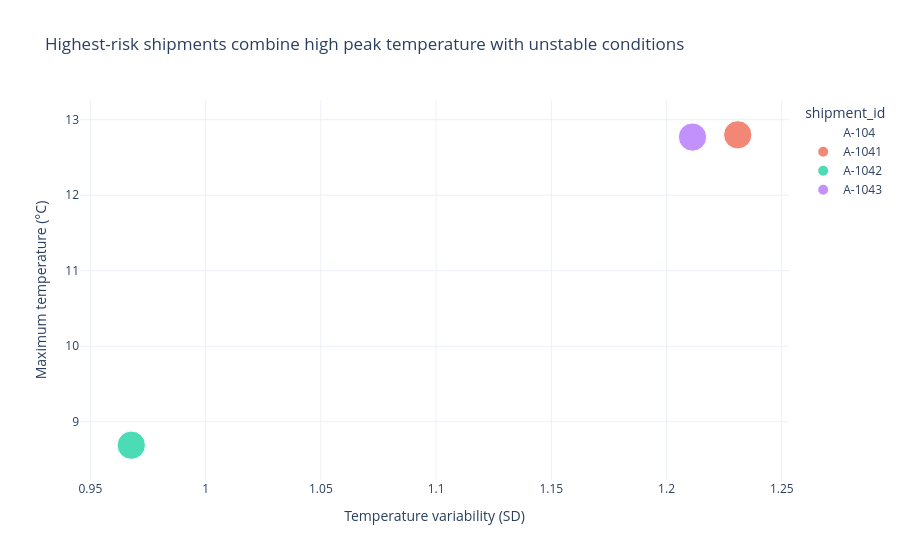

This figure's notebook cell:
### Markdown cell above
**Interpretation objective:** This relates variability, peak temperature, and alert frequency instead of using a single summary value.

### Code cell
fig = px.scatter(summary, x="temperature_variability_sd", y="max_temperature_c", size="alert_readings", color="shipment_id",
                 labels={"temperature_variability_sd":"Temperature variability (SD)", "max_temperature_c":"Maximum temperature (°C)"},
                 title="Highest-risk shipments combine high peak temperature with unstable conditions")
fig.update_layout(template="plotly_white")
fig.show()

### Figure 1 — Plotly figure (JSON) as saved in the notebook; plotly's stock layout.template omitted (floating-point values rounded to 4 significant figures)
{"data": [{"hovertemplate": "shipment_id=A-104<br>Temperature variability (SD)=%{x}<br>Maximum temperature (°C)=%{y}<br>alert_readings=%{marker.size}<extra></extra>", "legendgroup": "A-104", "marker": {"color": "#636efa", "size": [0], "sizemode": "area", "sizeref": 0.0125, "symbol": "circle"}, "mode": "markers", "name": "A-104", "orientation": "v", "showlegend": true, "type": "scatter", "x": [0.9734], "xaxis": "x", "y": [8.88], "yaxis": "y"}, {"hovertemplate": "shipment_id=A-1041<br>Temperature variability (SD)=%{x}<br>Maximum temperature (°C)=%{y}<br>alert_readings=%{marker.size}<extra></extra>", "legendgroup": "A-1041", "marker": {"color": "#EF553B", "size": [5], "sizemode": "area", "sizeref": 0.0125, "symbol": "circle"}, "mode": "markers", "name": "A-1041", "orientation": "v", "showlegend": true, "type": "scatter", "x": [1.231], "xaxis": "x", "y": [12.8], "yaxis": "y"}, {"hovertemplate": "shipment_id=A-1042<br>Temperature variability (SD)=%{x}<br>Maximum temperature (°C)=%{y}<br>alert_readings=%{marker.size}<extra></extra>", "legendgroup": "A-1042", "marker": {"color": "#00cc96", "size": [5], "sizemode": "area", "sizeref": 0.0125, "symbol": "circle"}, "mode": "markers", "name": "A-1042", "orientation": "v", "showlegend": true, "type": "scatter", "x": [0.9677], "xaxis": "x", "y": [8.69], "yaxis": "y"}, {"hovertemplate": "shipment_id=A-1043<br>Temperature variability (SD)=%{x}<br>Maximum temperature (°C)=%{y}<br>alert_readings=%{marker.size}<extra></extra>", "legendgroup": "A-1043", "marker": {"color": "#ab63fa", "size": [5], "sizemode": "area", "sizeref": 0.0125, "symbol": "circle"}, "mode": "markers", "name": "A-1043", "orientation": "v", "showlegend": true, "type": "scatter", "x": [1.211], "xaxis": "x", "y": [12.77], "yaxis": "y"}], "layout": {"legend": {"itemsizing": "constant", "title": {"text": "shipment_id"}, "tracegroupgap": 0}, "title": {"text": "Highest-risk shipments combine high peak temperature with unstable conditions"}, "xaxis": {"anchor": "y", "domain": [0, 1], "title": {"text": "Temperature variability (SD)"}}, "yaxis": {"anchor": "x", "domain": [0, 1], "title": {"text": "Maximum temperature (°C)"}}}}
